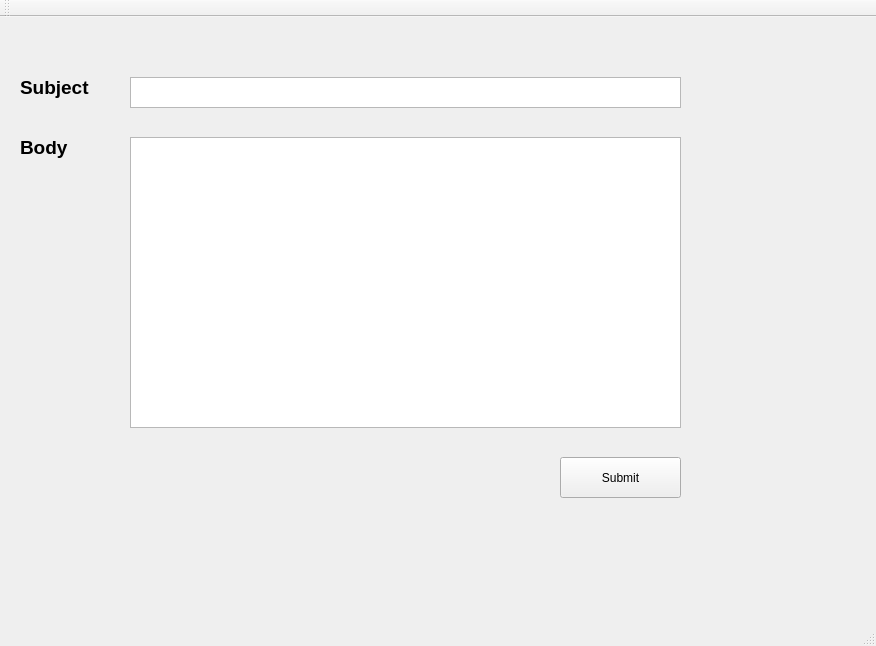
<?xml version="1.0" encoding="UTF-8"?>
<ui version="4.0">
 <class>MainWindow</class>
 <widget class="QMainWindow" name="MainWindow">
  <property name="geometry">
   <rect>
    <x>0</x>
    <y>0</y>
    <width>876</width>
    <height>646</height>
   </rect>
  </property>
  <property name="windowTitle">
   <string>MainWindow</string>
  </property>
  <widget class="QWidget" name="centralWidget">
   <widget class="QTextEdit" name="textEdit">
    <property name="geometry">
     <rect>
      <x>130</x>
      <y>120</y>
      <width>551</width>
      <height>291</height>
     </rect>
    </property>
   </widget>
   <widget class="QTextEdit" name="textEdit_2">
    <property name="geometry">
     <rect>
      <x>130</x>
      <y>60</y>
      <width>551</width>
      <height>31</height>
     </rect>
    </property>
   </widget>
   <widget class="QLabel" name="label">
    <property name="geometry">
     <rect>
      <x>20</x>
      <y>60</y>
      <width>71</width>
      <height>21</height>
     </rect>
    </property>
    <property name="font">
     <font>
      <pointsize>14</pointsize>
      <weight>75</weight>
      <bold>true</bold>
     </font>
    </property>
    <property name="text">
     <string>Subject</string>
    </property>
   </widget>
   <widget class="QLabel" name="label_2">
    <property name="geometry">
     <rect>
      <x>20</x>
      <y>120</y>
      <width>71</width>
      <height>21</height>
     </rect>
    </property>
    <property name="font">
     <font>
      <pointsize>14</pointsize>
      <weight>75</weight>
      <bold>true</bold>
     </font>
    </property>
    <property name="text">
     <string>Body</string>
    </property>
   </widget>
   <widget class="QPushButton" name="pushButton">
    <property name="geometry">
     <rect>
      <x>560</x>
      <y>440</y>
      <width>121</width>
      <height>41</height>
     </rect>
    </property>
    <property name="text">
     <string>Submit</string>
    </property>
   </widget>
  </widget>
  <widget class="QMenuBar" name="menuBar">
   <property name="geometry">
    <rect>
     <x>0</x>
     <y>0</y>
     <width>876</width>
     <height>21</height>
    </rect>
   </property>
  </widget>
  <widget class="QToolBar" name="mainToolBar">
   <attribute name="toolBarArea">
    <enum>TopToolBarArea</enum>
   </attribute>
   <attribute name="toolBarBreak">
    <bool>false</bool>
   </attribute>
  </widget>
  <widget class="QStatusBar" name="statusBar"/>
 </widget>
 <layoutdefault spacing="6" margin="11"/>
 <resources/>
 <connections/>
</ui>
